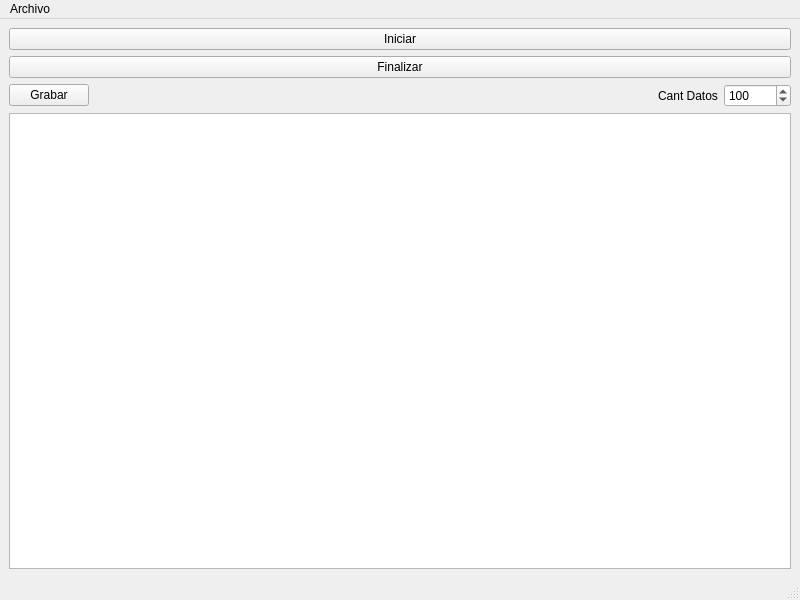
<?xml version="1.0" encoding="UTF-8"?>
<ui version="4.0">
 <class>Temperatura</class>
 <widget class="QMainWindow" name="Temperatura">
  <property name="geometry">
   <rect>
    <x>0</x>
    <y>0</y>
    <width>800</width>
    <height>600</height>
   </rect>
  </property>
  <property name="windowTitle">
   <string>Registro de Temperatura</string>
  </property>
  <widget class="QWidget" name="centralwidget">
   <layout class="QVBoxLayout" name="verticalLayout_2">
    <item>
     <layout class="QVBoxLayout" name="verticalLayout">
      <item>
       <widget class="QPushButton" name="pB_iniciar">
        <property name="text">
         <string>Iniciar</string>
        </property>
       </widget>
      </item>
      <item>
       <widget class="QPushButton" name="pB_finalizar">
        <property name="text">
         <string>Finalizar</string>
        </property>
       </widget>
      </item>
     </layout>
    </item>
    <item>
     <layout class="QHBoxLayout" name="horizontalLayout_2">
      <property name="sizeConstraint">
       <enum>QLayout::SetFixedSize</enum>
      </property>
      <item>
       <widget class="QPushButton" name="pB_grabar">
        <property name="text">
         <string>Grabar</string>
        </property>
       </widget>
      </item>
      <item>
       <spacer name="horizontalSpacer">
        <property name="orientation">
         <enum>Qt::Horizontal</enum>
        </property>
        <property name="sizeHint" stdset="0">
         <size>
          <width>40</width>
          <height>20</height>
         </size>
        </property>
       </spacer>
      </item>
      <item>
       <widget class="QLabel" name="lbl_cantDatos">
        <property name="text">
         <string>Cant Datos</string>
        </property>
       </widget>
      </item>
      <item>
       <widget class="QSpinBox" name="sB_cantDatos">
        <property name="maximum">
         <number>1000000</number>
        </property>
        <property name="value">
         <number>100</number>
        </property>
       </widget>
      </item>
     </layout>
    </item>
    <item>
     <widget class="PlotWidget" name="ventanaPlot"/>
    </item>
   </layout>
  </widget>
  <widget class="QMenuBar" name="menubar">
   <property name="geometry">
    <rect>
     <x>0</x>
     <y>0</y>
     <width>800</width>
     <height>19</height>
    </rect>
   </property>
   <widget class="QMenu" name="menuArchivo">
    <property name="title">
     <string>Archivo</string>
    </property>
    <addaction name="accionSalir"/>
   </widget>
   <addaction name="menuArchivo"/>
  </widget>
  <widget class="QStatusBar" name="statusbar"/>
  <action name="accionSalir">
   <property name="text">
    <string>Salir</string>
   </property>
  </action>
 </widget>
 <customwidgets>
  <customwidget>
   <class>PlotWidget</class>
   <extends>QGraphicsView</extends>
   <header>pyqtgraph</header>
  </customwidget>
 </customwidgets>
 <resources/>
 <connections/>
</ui>
